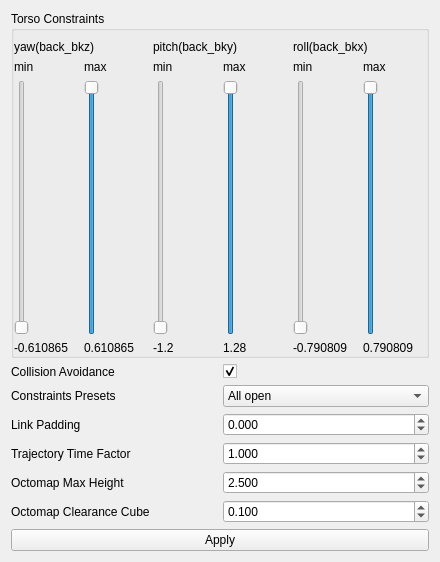
<?xml version="1.0" encoding="UTF-8"?>
<ui version="4.0">
 <class>joint_limit</class>
 <widget class="QWidget" name="joint_limit">
  <property name="geometry">
   <rect>
    <x>0</x>
    <y>0</y>
    <width>440</width>
    <height>562</height>
   </rect>
  </property>
  <property name="windowTitle">
   <string>PlannerConfigurationWidget</string>
  </property>
  <layout class="QVBoxLayout" name="verticalLayout">
   <item>
    <widget class="QGroupBox" name="groupBox">
     <property name="title">
      <string>Torso Constraints</string>
     </property>
     <layout class="QHBoxLayout" name="horizontalLayout_4">
      <property name="spacing">
       <number>0</number>
      </property>
      <property name="leftMargin">
       <number>0</number>
      </property>
      <property name="topMargin">
       <number>9</number>
      </property>
      <property name="rightMargin">
       <number>0</number>
      </property>
      <property name="bottomMargin">
       <number>0</number>
      </property>
      <item>
       <layout class="QHBoxLayout" name="horizontalLayout">
        <item>
         <layout class="QVBoxLayout" name="verticalLayout_3">
          <item>
           <widget class="QLabel" name="label">
            <property name="text">
             <string>yaw(back_bkz)</string>
            </property>
           </widget>
          </item>
          <item>
           <layout class="QHBoxLayout" name="horizontalLayout_2">
            <item>
             <layout class="QVBoxLayout" name="verticalLayout_5">
              <item>
               <widget class="QLabel" name="label_2">
                <property name="text">
                 <string>min</string>
                </property>
               </widget>
              </item>
              <item>
               <widget class="QSlider" name="lbzMin">
                <property name="minimum">
                 <number>-610865</number>
                </property>
                <property name="maximum">
                 <number>610865</number>
                </property>
                <property name="value">
                 <number>-610865</number>
                </property>
                <property name="orientation">
                 <enum>Qt::Vertical</enum>
                </property>
               </widget>
              </item>
              <item>
               <widget class="QLabel" name="lbzMinLabel">
                <property name="text">
                 <string>-0.610865</string>
                </property>
               </widget>
              </item>
             </layout>
            </item>
            <item>
             <layout class="QVBoxLayout" name="verticalLayout_7">
              <item>
               <widget class="QLabel" name="label_3">
                <property name="text">
                 <string>max</string>
                </property>
               </widget>
              </item>
              <item>
               <widget class="QSlider" name="lbzMax">
                <property name="minimum">
                 <number>-610865</number>
                </property>
                <property name="maximum">
                 <number>610865</number>
                </property>
                <property name="value">
                 <number>610865</number>
                </property>
                <property name="orientation">
                 <enum>Qt::Vertical</enum>
                </property>
               </widget>
              </item>
              <item>
               <widget class="QLabel" name="lbzMaxLabel">
                <property name="text">
                 <string>0.610865</string>
                </property>
               </widget>
              </item>
             </layout>
            </item>
           </layout>
          </item>
         </layout>
        </item>
        <item>
         <layout class="QVBoxLayout" name="verticalLayout_4">
          <item>
           <widget class="QLabel" name="label_4">
            <property name="text">
             <string>pitch(back_bky)</string>
            </property>
           </widget>
          </item>
          <item>
           <layout class="QHBoxLayout" name="horizontalLayout_3">
            <item>
             <layout class="QVBoxLayout" name="verticalLayout_8">
              <item>
               <widget class="QLabel" name="label_6">
                <property name="text">
                 <string>min</string>
                </property>
               </widget>
              </item>
              <item>
               <widget class="QSlider" name="mbyMin">
                <property name="minimum">
                 <number>-120</number>
                </property>
                <property name="maximum">
                 <number>128</number>
                </property>
                <property name="value">
                 <number>-120</number>
                </property>
                <property name="orientation">
                 <enum>Qt::Vertical</enum>
                </property>
               </widget>
              </item>
              <item>
               <widget class="QLabel" name="mbyMinLabel">
                <property name="text">
                 <string>-1.2</string>
                </property>
               </widget>
              </item>
             </layout>
            </item>
            <item>
             <layout class="QVBoxLayout" name="verticalLayout_9">
              <item>
               <widget class="QLabel" name="label_7">
                <property name="text">
                 <string>max</string>
                </property>
               </widget>
              </item>
              <item>
               <widget class="QSlider" name="mbyMax">
                <property name="minimum">
                 <number>-120</number>
                </property>
                <property name="maximum">
                 <number>128</number>
                </property>
                <property name="value">
                 <number>128</number>
                </property>
                <property name="orientation">
                 <enum>Qt::Vertical</enum>
                </property>
               </widget>
              </item>
              <item>
               <widget class="QLabel" name="mbyMaxLabel">
                <property name="text">
                 <string>1.28</string>
                </property>
               </widget>
              </item>
             </layout>
            </item>
           </layout>
          </item>
         </layout>
        </item>
        <item>
         <layout class="QVBoxLayout" name="verticalLayout_2">
          <item>
           <widget class="QLabel" name="label_5">
            <property name="text">
             <string>roll(back_bkx)</string>
            </property>
           </widget>
          </item>
          <item>
           <layout class="QHBoxLayout" name="horizontalLayout_5">
            <item>
             <layout class="QVBoxLayout" name="verticalLayout_10">
              <item>
               <widget class="QLabel" name="label_8">
                <property name="text">
                 <string>min</string>
                </property>
               </widget>
              </item>
              <item>
               <widget class="QSlider" name="ubxMin">
                <property name="minimum">
                 <number>-790809</number>
                </property>
                <property name="maximum">
                 <number>790809</number>
                </property>
                <property name="value">
                 <number>-790809</number>
                </property>
                <property name="orientation">
                 <enum>Qt::Vertical</enum>
                </property>
               </widget>
              </item>
              <item>
               <widget class="QLabel" name="ubxMinLabel">
                <property name="text">
                 <string>-0.790809</string>
                </property>
               </widget>
              </item>
             </layout>
            </item>
            <item>
             <layout class="QVBoxLayout" name="verticalLayout_11">
              <item>
               <widget class="QLabel" name="label_9">
                <property name="text">
                 <string>max</string>
                </property>
               </widget>
              </item>
              <item>
               <widget class="QSlider" name="ubxMax">
                <property name="minimum">
                 <number>-790809</number>
                </property>
                <property name="maximum">
                 <number>790809</number>
                </property>
                <property name="singleStep">
                 <number>0</number>
                </property>
                <property name="value">
                 <number>790809</number>
                </property>
                <property name="orientation">
                 <enum>Qt::Vertical</enum>
                </property>
               </widget>
              </item>
              <item>
               <widget class="QLabel" name="ubxMaxLabel">
                <property name="text">
                 <string>0.790809</string>
                </property>
               </widget>
              </item>
             </layout>
            </item>
           </layout>
          </item>
         </layout>
        </item>
       </layout>
      </item>
     </layout>
    </widget>
   </item>
   <item>
    <widget class="QWidget" name="widget" native="true">
     <layout class="QGridLayout" name="gridLayout">
      <property name="margin">
       <number>0</number>
      </property>
      <item row="4" column="0">
       <widget class="QLabel" name="label_13">
        <property name="text">
         <string>Octomap Max Height</string>
        </property>
       </widget>
      </item>
      <item row="2" column="1">
       <widget class="QDoubleSpinBox" name="padding_">
        <property name="decimals">
         <number>3</number>
        </property>
        <property name="minimum">
         <double>-0.200000000000000</double>
        </property>
        <property name="maximum">
         <double>1.000000000000000</double>
        </property>
        <property name="singleStep">
         <double>0.010000000000000</double>
        </property>
        <property name="value">
         <double>0.000000000000000</double>
        </property>
       </widget>
      </item>
      <item row="2" column="0">
       <widget class="QLabel" name="label_10">
        <property name="text">
         <string>Link Padding</string>
        </property>
       </widget>
      </item>
      <item row="0" column="0">
       <widget class="QLabel" name="label_11">
        <property name="text">
         <string>Collision Avoidance</string>
        </property>
       </widget>
      </item>
      <item row="0" column="1">
       <widget class="QCheckBox" name="collision_avoidance_">
        <property name="text">
         <string/>
        </property>
        <property name="checked">
         <bool>true</bool>
        </property>
       </widget>
      </item>
      <item row="3" column="0">
       <widget class="QLabel" name="label_12">
        <property name="text">
         <string>Trajectory Time Factor</string>
        </property>
       </widget>
      </item>
      <item row="3" column="1">
       <widget class="QDoubleSpinBox" name="time_factor_">
        <property name="decimals">
         <number>3</number>
        </property>
        <property name="minimum">
         <double>0.010000000000000</double>
        </property>
        <property name="maximum">
         <double>100.000000000000000</double>
        </property>
        <property name="singleStep">
         <double>0.010000000000000</double>
        </property>
        <property name="value">
         <double>1.000000000000000</double>
        </property>
       </widget>
      </item>
      <item row="4" column="1">
       <widget class="QDoubleSpinBox" name="octomap_height_">
        <property name="decimals">
         <number>3</number>
        </property>
        <property name="minimum">
         <double>-10.000000000000000</double>
        </property>
        <property name="maximum">
         <double>100.000000000000000</double>
        </property>
        <property name="singleStep">
         <double>0.010000000000000</double>
        </property>
        <property name="value">
         <double>2.500000000000000</double>
        </property>
       </widget>
      </item>
      <item row="5" column="0">
       <widget class="QLabel" name="label_14">
        <property name="text">
         <string>Octomap Clearance Cube</string>
        </property>
       </widget>
      </item>
      <item row="5" column="1">
       <widget class="QDoubleSpinBox" name="octomap_clearance_cube_dimensions_">
        <property name="decimals">
         <number>3</number>
        </property>
        <property name="maximum">
         <double>5.000000000000000</double>
        </property>
        <property name="singleStep">
         <double>0.001000000000000</double>
        </property>
        <property name="value">
         <double>0.100000000000000</double>
        </property>
       </widget>
      </item>
      <item row="1" column="0">
       <widget class="QLabel" name="label_15">
        <property name="text">
         <string>Constraints Presets</string>
        </property>
       </widget>
      </item>
      <item row="1" column="1">
       <widget class="QComboBox" name="Presets_comboBox">
        <property name="currentIndex">
         <number>0</number>
        </property>
        <item>
         <property name="text">
          <string>All open</string>
         </property>
        </item>
        <item>
         <property name="text">
          <string>All Closed</string>
         </property>
        </item>
        <item>
         <property name="text">
          <string>Free Yaw, Fwd Pitch, Small Roll</string>
         </property>
        </item>
        <item>
         <property name="text">
          <string>Only Yaw</string>
         </property>
        </item>
       </widget>
      </item>
     </layout>
    </widget>
   </item>
   <item>
    <widget class="QPushButton" name="apply">
     <property name="text">
      <string>Apply</string>
     </property>
    </widget>
   </item>
  </layout>
 </widget>
 <layoutdefault spacing="6" margin="11"/>
 <resources/>
 <connections/>
</ui>
